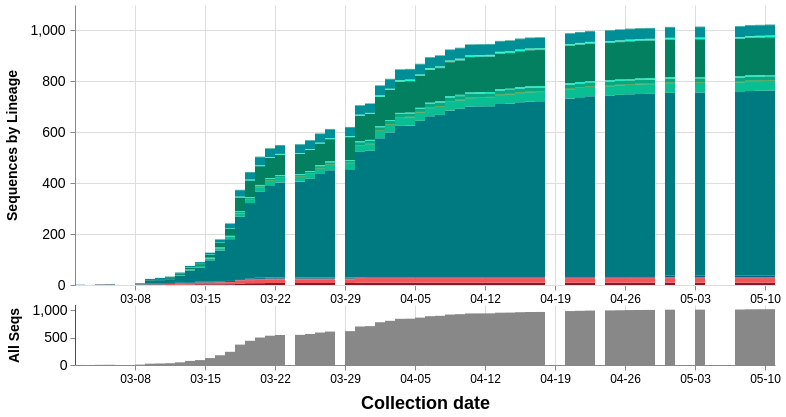

The specification (Vega-Lite) saved for this image:
### Vega specification from a JSON file in a GitHub repository (floating-point values rounded to 4 significant figures; data arrays with more than 128 entries replaced by an {"elided": "..."} marker saying what was removed)
{"$schema": "https://vega.github.io/schema/vega/v5.json", "description": "A basic stacked bar chart example.", "width": 700, "height": 360, "padding": 5, "data": [{"name": "cases_by_date_and_group", "format": {"parse": {"group": "string", "cases_sum": "number", "date": "date:'%Q'"}}, "values": {"elided": "178 records"}, "transform": [{"type": "bin", "field": "date", "extent": [{"signal": "dateRangeStart"}, {"signal": "dateRangeEnd"}], "step": {"signal": "dateBin"}, "as": ["day_start", "day_end"]}, {"type": "aggregate", "groupby": ["group", "day_start", "day_end"], "fields": ["cases_sum", "group_counts", "color"], "ops": ["sum", "max", "max"], "as": ["cases_sum", "group_counts", "color"]}, {"type": "impute", "field": "cases_sum", "key": "day_start", "groupby": ["group", "color", "group_counts"], "value": 0}, {"type": "formula", "expr": "datum.day_start + dateBin", "as": "day_end"}, {"type": "window", "sort": {"field": "day_start"}, "groupby": ["group"], "ops": ["sum"], "fields": ["cases_sum"], "as": [{"signal": "windowField"}], "frame": [null, 0]}, {"type": "stack", "groupby": ["day_start"], "sort": {"field": "group"}, "field": "cases_sum", "offset": {"signal": "stackOffset"}}]}, {"name": "cases_by_date", "source": "cases_by_date_and_group", "transform": [{"type": "aggregate", "groupby": ["day_start", "day_end"], "fields": ["cases_sum"], "ops": ["sum"], "as": ["cases_sum_by_date"]}]}, {"name": "selected", "on": [{"trigger": "clear", "remove": true}, {"trigger": "!shift", "remove": true}, {"trigger": "!shift && clicked", "insert": "clicked"}, {"trigger": "shift && clicked", "toggle": "clicked"}]}], "signals": [{"name": "dateRangeStart", "value": 1575158400000}, {"name": "dateRangeEnd", "value": 1609372800000}, {"name": "dateBin", "value": 86400000}, {"name": "overviewYLabel", "value": "All Seqs"}, {"name": "detailYLabel", "value": "Sequences by Lineage"}, {"name": "stackOffset", "value": "zero"}, {"name": "windowField", "value": "cases_sum"}, {"name": "detailDomain"}, {"name": "brush", "value": 0}, {"name": "delta", "value": 0}, {"name": "xdown", "value": 0}, {"name": "anchor", "value": null}, {"name": "hoverBar", "value": null}, {"name": "clear", "value": true, "on": [{"events": "mouseup[!event.item]", "update": "true", "force": true}]}, {"name": "shift", "value": false, "on": [{"events": "@detailbars:click", "update": "event.shiftKey", "force": true}]}, {"name": "clicked", "value": null, "on": [{"events": "@detailbars:click", "update": "{group: datum.group}", "force": true}]}], "marks": [{"type": "group", "name": "detail", "encode": {"enter": {"height": {"value": 280}, "width": {"value": 700}}}, "signals": [{"name": "hoverBar", "push": "outer", "on": [{"events": "@detailbars:mouseover!", "update": "{group: datum.group, date: datum.day_start}"}, {"events": "@detailbars:mouseout!", "update": "null"}]}], "scales": [{"name": "x", "type": "time", "range": "width", "domain": {"fields": [{"data": "cases_by_date", "field": "day_start"}, {"data": "cases_by_date", "field": "day_end"}]}, "domainRaw": {"signal": "detailDomain"}}, {"name": "y", "type": "linear", "range": [280, 0], "nice": true, "zero": true, "domain": {"data": "cases_by_date_and_group", "field": "y1"}}], "axes": [{"orient": "bottom", "scale": "x", "zindex": 0, "format": "%m-%d", "tickCount": "week", "grid": true, "gridScale": "y", "gridColor": "#DDD", "labelFontSize": 12, "labelPadding": 3}, {"orient": "left", "scale": "y", "zindex": 0, "grid": true, "gridColor": "#DDD", "title": {"signal": "detailYLabel"}, "titleFontSize": 14, "titlePadding": 10, "labelFontSize": 14, "labelPadding": 5, "tickCount": 5}], "marks": [{"type": "group", "encode": {"enter": {"height": {"field": {"group": "height"}}, "width": {"field": {"group": "width"}}, "clip": {"value": true}}}, "marks": [{"type": "rect", "name": "detailbars", "from": {"data": "cases_by_date_and_group"}, "encode": {"enter": {"strokeWidth": {"value": 1}, "tooltip": {"signal": "{title: datum.group, 'Total sequences': datum.group_counts, 'Sequences': datum.cases_sum, 'Collection date': timeFormat(datum.day_start, '%b %d %Y')}"}}, "update": {"x": {"scale": "x", "field": "day_start"}, "x2": {"scale": "x", "field": "day_end"}, "y": {"scale": "y", "field": "y0"}, "y2": {"scale": "y", "field": "y1"}, "fill": [{"test": "(!length(data('selected')) || indata('selected', 'group', datum.group))", "field": "color"}, {"value": "#CCC"}], "stroke": [{"test": "hoverBar && hoverBar.group == datum.group", "value": "#000"}, {"value": "transparent"}], "zindex": [{"test": "hoverBar && hoverBar.group == datum.group", "value": 3}, {"value": 1}]}}}]}]}, {"type": "group", "name": "overview", "encode": {"enter": {"x": {"value": 0}, "y": {"value": 300}, "width": {"value": 700}, "height": {"value": 60}, "fill": {"value": "transparent"}}}, "signals": [{"name": "brush", "push": "outer", "on": [{"events": {"merge": [{"markname": "overview", "type": "mousedown"}, {"markname": "overviewbars", "type": "mousedown"}]}, "update": "[x(), x()]"}, {"events": {"merge": [{"markname": "overview", "type": "dblclick"}, {"markname": "brushrect", "type": "dblclick"}]}, "update": "0"}, {"events": {"merge": [{"source": "window", "type": "mousemove", "between": [{"markname": "overview", "type": "mousedown"}, {"source": "window", "type": "mouseup"}], "consume": true}, {"source": "window", "type": "mousemove", "between": [{"markname": "overviewbars", "type": "mousedown"}, {"source": "window", "type": "mouseup"}], "consume": true}]}, "update": "[brush[0], clamp(x(), 0, width)]"}, {"events": {"merge": [{"markname": "overview", "type": "mouseup"}, {"markname": "brushrect", "type": "mouseup"}]}, "update": "abs(span(brush)) <= 2 ? 0 : [brush[0], brush[1]]"}, {"events": {"signal": "delta"}, "update": "clampRange([anchor[0] + delta, anchor[1] + delta], 0, width)"}]}, {"name": "anchor", "push": "outer", "on": [{"events": "@brushrect:mousedown", "update": "slice(brush)"}]}, {"name": "xdown", "push": "outer", "on": [{"events": "@brushrect:mousedown", "update": "x()"}]}, {"name": "delta", "push": "outer", "on": [{"events": "[@brushrect:mousedown, window:mouseup] > window:mousemove!", "update": "x() - xdown"}]}, {"name": "detailDomain", "push": "outer", "on": [{"events": {"signal": "brush"}, "update": "span(brush) ? invert('xOverview', brush) : null"}]}], "scales": [{"name": "xOverview", "type": "time", "range": "width", "domain": {"fields": [{"data": "cases_by_date", "field": "day_start"}, {"data": "cases_by_date", "field": "day_end"}]}}, {"name": "yOverview", "type": "linear", "range": [60, 0], "domain": {"data": "cases_by_date", "field": "cases_sum_by_date"}, "nice": true, "zero": true}], "axes": [{"orient": "bottom", "scale": "xOverview", "title": "Collection date", "titleFontSize": 18, "titlePadding": 10, "format": "%m-%d", "grid": true, "gridColor": "#DDD", "gridScale": "yOverview", "labelFontSize": 12, "labelPadding": 3, "tickCount": "week"}, {"orient": "left", "scale": "yOverview", "title": {"signal": "overviewYLabel"}, "titleFontSize": 14, "titlePadding": 10, "labelFontSize": 14, "labelPadding": 3, "tickCount": 3}], "marks": [{"type": "rect", "name": "overviewbars", "from": {"data": "cases_by_date"}, "encode": {"enter": {"x": {"scale": "xOverview", "field": "day_start"}, "x2": {"scale": "xOverview", "field": "day_end"}, "y": {"scale": "yOverview", "value": 0}, "y2": {"scale": "yOverview", "field": "cases_sum_by_date"}}, "update": {"fill": [{"test": "detailDomain && inrange(datum.day_start, detailDomain)", "value": "#f00"}, {"value": "#888"}]}}}, {"type": "rect", "name": "brushrect", "encode": {"enter": {"y": {"value": 0}, "height": {"value": 60}, "fill": {"value": "#333"}, "fillOpacity": {"value": 0.2}}, "update": {"x": {"signal": "brush[0]"}, "x2": {"signal": "brush[1]"}}}}, {"type": "rect", "interactive": false, "encode": {"enter": {"y": {"value": 0}, "height": {"value": 60}, "width": {"value": 1}, "fill": {"value": "firebrick"}}, "update": {"x": {"signal": "brush[0]"}}}}, {"type": "rect", "interactive": false, "encode": {"enter": {"y": {"value": 0}, "height": {"value": 60}, "width": {"value": 1}, "fill": {"value": "firebrick"}}, "update": {"x": {"signal": "brush[1]"}}}}]}]}
